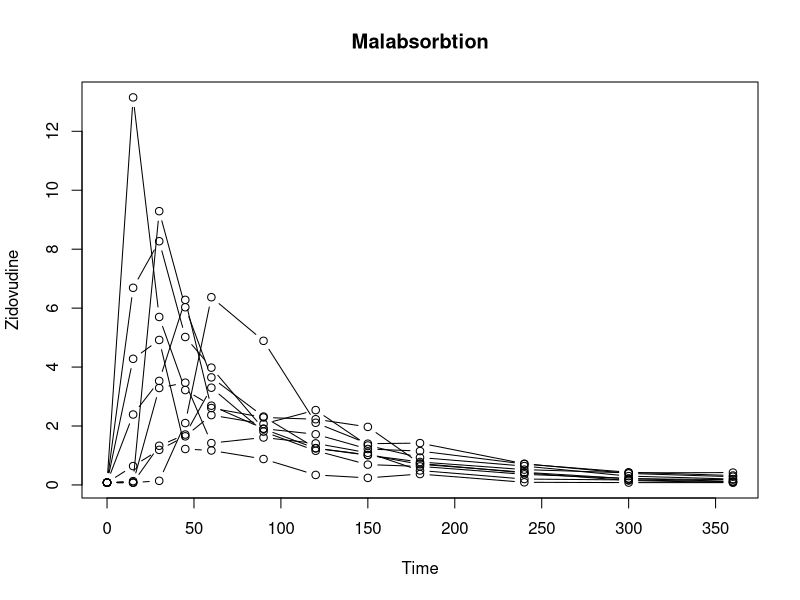
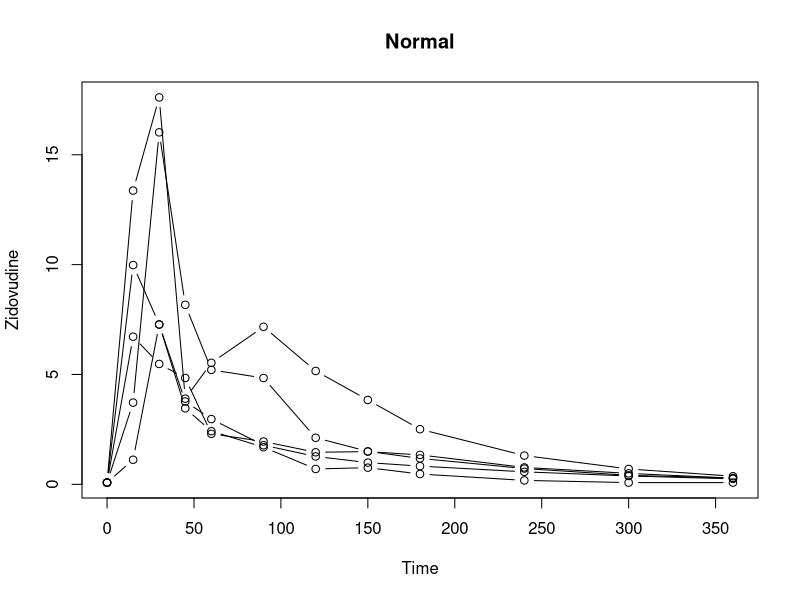
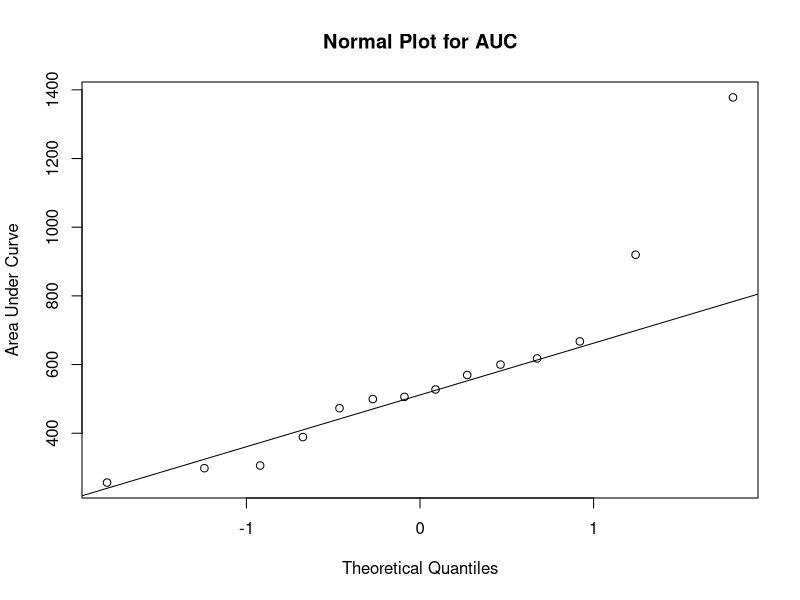

Generate these figures, in order, with R:
# Time series summary: the StatsDirect help example (Bland 2000, blood levels of
# zidovudine after an oral dose in patients with and without malabsorption) in R
# The data are the Group, Time, Zidovudine and Patient columns of the Other
# worksheet of the StatsDirect test workbook.
d <- data.frame(
  Time = c(0, 0, 0, 0, 0, 0, 0, 0, 0, 0, 0, 0, 0, 0, 15, 15, 15, 15, 15, 15, 15,
    15, 15, 15, 15, 15, 15, 15, 30, 30, 30, 30, 30, 30, 30, 30, 30, 30, 30, 30,
    30, 30, 45, 45, 45, 45, 45, 45, 45, 45, 45, 45, 45, 45, 45, 45, 60, 60, 60,
    60, 60, 60, 60, 60, 60, 60, 60, 60, 60, 60, 90, 90, 90, 90, 90, 90, 90, 90,
    90, 90, 90, 90, 90, 90, 120, 120, 120, 120, 120, 120, 120, 120, 120, 120,
    120, 120, 120, 120, 150, 150, 150, 150, 150, 150, 150, 150, 150, 150, 150,
    150, 150, 150, 180, 180, 180, 180, 180, 180, 180, 180, 180, 180, 180, 180,
    180, 180, 240, 240, 240, 240, 240, 240, 240, 240, 240, 240, 240, 240, 240,
    240, 300, 300, 300, 300, 300, 300, 300, 300, 300, 300, 300, 300, 300, 300,
    360, 360, 360, 360, 360, 360, 360, 360, 360, 360, 360, 360, 360, 360),
  Zidovudine = c(0.08, 0.08, 0.08, 0.08, 0.08, 0.08, 0.08, 0.08, 0.08, 0.08,
    0.08, 0.08, 0.08, 0.08, 13.15, 0.08, 0.08, 0.08, 6.69, 4.28, 0.13, 0.64,
    2.39, 3.72, 6.72, 9.98, 1.12, 13.37, 5.7, 0.14, 3.29, 1.33, 8.27, 4.92,
    9.29, 1.19, 3.53, 16.02, 5.48, 7.28, 7.27, 17.61, 3.22, 2.1, 3.47, 1.71,
    5.02, 1.22, 6.03, 1.65, 6.28, 8.17, 4.84, 3.46, 3.77, 3.9, 2.69, 6.37, 1.42,
    3.3, 3.98, 1.17, 3.65, 2.37, 2.61, 5.21, 2.3, 2.42, 2.97, 5.53, 1.91, 4.89,
    1.61, 1.81, 1.9, 0.88, 2.32, 2.07, 2.29, 4.84, 1.95, 1.69, 1.78, 7.17, 1.72,
    2.11, 1.41, 1.16, 1.24, 0.34, 1.25, 2.54, 2.23, 2.12, 1.46, 0.7, 1.27, 5.16,
    1.22, 1.4, 1.09, 0.69, 1.01, 0.24, 1.02, 1.34, 1.97, 1.5, 1.49, 0.76, 0.99,
    3.84, 1.15, 1.42, 0.49, 0.63, 0.78, 0.37, 0.7, 0.93, 0.73, 1.18, 1.34, 0.47,
    0.83, 2.51, 0.71, 0.72, 0.2, 0.36, 0.52, 0.09, 0.43, 0.64, 0.41, 0.72, 0.77,
    0.18, 0.57, 1.31, 0.43, 0.39, 0.17, 0.22, 0.41, 0.08, 0.21, 0.3, 0.15, 0.41,
    0.5, 0.08, 0.38, 0.7, 0.32, 0.28, 0.11, 0.12, 0.42, 0.08, 0.18, 0.2, 0.08,
    0.29, 0.28, 0.08, 0.25, 0.37),
  Patient = c(1, 2, 3, 4, 5, 6, 7, 8, 9, 10, 11, 12, 13, 14, 1, 2, 3, 4, 5, 6,
    7, 8, 9, 10, 11, 12, 13, 14, 1, 2, 3, 4, 5, 6, 7, 8, 9, 10, 11, 12, 13, 14,
    1, 2, 3, 4, 5, 6, 7, 8, 9, 10, 11, 12, 13, 14, 1, 2, 3, 4, 5, 6, 7, 8, 9,
    10, 11, 12, 13, 14, 1, 2, 3, 4, 5, 6, 7, 8, 9, 10, 11, 12, 13, 14, 1, 2, 3,
    4, 5, 6, 7, 8, 9, 10, 11, 12, 13, 14, 1, 2, 3, 4, 5, 6, 7, 8, 9, 10, 11, 12,
    13, 14, 1, 2, 3, 4, 5, 6, 7, 8, 9, 10, 11, 12, 13, 14, 1, 2, 3, 4, 5, 6, 7,
    8, 9, 10, 11, 12, 13, 14, 1, 2, 3, 4, 5, 6, 7, 8, 9, 10, 11, 12, 13, 14, 1,
    2, 3, 4, 5, 6, 7, 8, 9, 10, 11, 12, 13, 14),
  Group = c("Malabsorbtion", "Malabsorbtion", "Malabsorbtion", "Malabsorbtion",
    "Malabsorbtion", "Malabsorbtion", "Malabsorbtion", "Malabsorbtion",
    "Malabsorbtion", "Normal", "Normal", "Normal", "Normal", "Normal",
    "Malabsorbtion", "Malabsorbtion", "Malabsorbtion", "Malabsorbtion",
    "Malabsorbtion", "Malabsorbtion", "Malabsorbtion", "Malabsorbtion",
    "Malabsorbtion", "Normal", "Normal", "Normal", "Normal", "Normal",
    "Malabsorbtion", "Malabsorbtion", "Malabsorbtion", "Malabsorbtion",
    "Malabsorbtion", "Malabsorbtion", "Malabsorbtion", "Malabsorbtion",
    "Malabsorbtion", "Normal", "Normal", "Normal", "Normal", "Normal",
    "Malabsorbtion", "Malabsorbtion", "Malabsorbtion", "Malabsorbtion",
    "Malabsorbtion", "Malabsorbtion", "Malabsorbtion", "Malabsorbtion",
    "Malabsorbtion", "Normal", "Normal", "Normal", "Normal", "Normal",
    "Malabsorbtion", "Malabsorbtion", "Malabsorbtion", "Malabsorbtion",
    "Malabsorbtion", "Malabsorbtion", "Malabsorbtion", "Malabsorbtion",
    "Malabsorbtion", "Normal", "Normal", "Normal", "Normal", "Normal",
    "Malabsorbtion", "Malabsorbtion", "Malabsorbtion", "Malabsorbtion",
    "Malabsorbtion", "Malabsorbtion", "Malabsorbtion", "Malabsorbtion",
    "Malabsorbtion", "Normal", "Normal", "Normal", "Normal", "Normal",
    "Malabsorbtion", "Malabsorbtion", "Malabsorbtion", "Malabsorbtion",
    "Malabsorbtion", "Malabsorbtion", "Malabsorbtion", "Malabsorbtion",
    "Malabsorbtion", "Normal", "Normal", "Normal", "Normal", "Normal",
    "Malabsorbtion", "Malabsorbtion", "Malabsorbtion", "Malabsorbtion",
    "Malabsorbtion", "Malabsorbtion", "Malabsorbtion", "Malabsorbtion",
    "Malabsorbtion", "Normal", "Normal", "Normal", "Normal", "Normal",
    "Malabsorbtion", "Malabsorbtion", "Malabsorbtion", "Malabsorbtion",
    "Malabsorbtion", "Malabsorbtion", "Malabsorbtion", "Malabsorbtion",
    "Malabsorbtion", "Normal", "Normal", "Normal", "Normal", "Normal",
    "Malabsorbtion", "Malabsorbtion", "Malabsorbtion", "Malabsorbtion",
    "Malabsorbtion", "Malabsorbtion", "Malabsorbtion", "Malabsorbtion",
    "Malabsorbtion", "Normal", "Normal", "Normal", "Normal", "Normal",
    "Malabsorbtion", "Malabsorbtion", "Malabsorbtion", "Malabsorbtion",
    "Malabsorbtion", "Malabsorbtion", "Malabsorbtion", "Malabsorbtion",
    "Malabsorbtion", "Normal", "Normal", "Normal", "Normal", "Normal",
    "Malabsorbtion", "Malabsorbtion", "Malabsorbtion", "Malabsorbtion",
    "Malabsorbtion", "Malabsorbtion", "Malabsorbtion", "Malabsorbtion",
    "Malabsorbtion", "Normal", "Normal", "Normal", "Normal", "Normal"))
# 2 decimal places, with halves rounded up as StatsDirect rounds them
two <- function(x) {
  formatC(sign(x) * floor(abs(x) * 100 + 0.5 + 1e-9) / 100, digits = 2, format = "f",
          drop0trailing = TRUE)
}
iqr <- function(x) diff(quantile(x, c(0.25, 0.75), type = 2))

# R has no standard function for this summary, so it is built here. For each
# group and time: the number of observations, mean, SD, SE, median and IQR
# (quartiles by centile type 1, which is type 2 in R).
for (g in unique(d$Group)) {
  cat("Group:", g, "\n")
  s <- d[d$Group == g, ]
  cat("Time  Observations  Mean  SD  SE  Median  IQR\n")
  for (t in sort(unique(s$Time))) {
    y <- s$Zidovudine[s$Time == t]
    cat(t, length(y), two(mean(y)), two(sd(y)), two(sd(y) / sqrt(length(y))),
        two(median(y)), two(iqr(y)), "\n")
  }

  # For each subject: the baseline (the value at time 0), the smallest and
  # largest values, the time of the largest, the slope of a least squares line
  # through the values up to the largest, and the area under the curve by the
  # trapezium rule
  cat("Subject ID  Baseline  Min. observation  Max. observation  Time to max.",
      "Slope to max.  AUC\n")
  auc <- slope <- tmax <- c()
  for (id in sort(unique(s$Patient))) {
    p <- s[s$Patient == id, ]
    p <- p[order(p$Time), ]
    y <- p$Zidovudine
    t <- p$Time
    k <- which.max(y)
    tmax[id] <- t[k]
    slope[id] <- coef(lm(y[1:k] ~ t[1:k]))[2]
    auc[id] <- sum(diff(t) * (y[-1] + y[-length(y)]) / 2)
    cat(id, two(y[1]), two(min(y)), two(max(y)), t[k], two(slope[id]), two(auc[id]),
        "\n")
  }

  # The group's summary of the areas: t and z intervals for the mean, and a
  # bootstrap-t interval. StatsDirect's bootstrap uses its own random numbers, so
  # its limits differ a little from these.
  auc <- auc[!is.na(auc)]
  slope <- slope[!is.na(slope)]
  tmax <- tmax[!is.na(tmax)]
  n <- length(auc)
  se <- sd(auc) / sqrt(n)
  cat("Subjects:", n, "\n")
  cat("Total (mean per time point) observations:", nrow(s),
      paste0("(", nrow(s) / length(unique(s$Time)), ")"), "\n")
  cat("Mean (SD) area under curve (AUC):", two(mean(auc)),
      paste0("(", two(sd(auc)), ")"), "\n")
  cat("SE of mean AUC:", two(se), "\n")
  cat("95% t-interval for mean AUC:", two(mean(auc) - qt(0.975, n - 1) * se), "to",
      two(mean(auc) + qt(0.975, n - 1) * se), "\n")
  set.seed(2944296)
  tstar <- replicate(10000, {
    b <- sample(auc, n, replace = TRUE)
    (mean(b) - mean(auc)) / (sd(b) / sqrt(n))
  })
  cat("95% bootstrap-t interval for mean AUC (10000 iterations):",
      two(mean(auc) + quantile(tstar, 0.025, type = 2) * se), "to",
      two(mean(auc) + quantile(tstar, 0.975, type = 2) * se), "\n")
  cat("95% z-interval for mean AUC:", two(mean(auc) - qnorm(0.975) * se), "to",
      two(mean(auc) + qnorm(0.975) * se), "\n")
  cat("Median (IQR) area under curve:", two(median(auc)),
      paste0("(", two(iqr(auc)), ")"), "\n")
  cat("Median (IQR) time to maximum:", median(tmax), paste0("(", iqr(tmax), ")"), "\n")
  cat("Median (IQR) slope to maximum:", two(median(slope)),
      paste0("(", two(iqr(slope)), ")"), "\n")
  cat("Mean (SD) slope to maximum:", two(mean(slope)), paste0("(", two(sd(slope)), ")"),
      "\n")

  # The group's chart: each subject's values against time
  plot(s$Time, s$Zidovudine, type = "n", main = g, xlab = "Time", ylab = "Zidovudine")
  for (id in unique(s$Patient)) {
    p <- s[s$Patient == id, ]
    lines(p$Time[order(p$Time)], p$Zidovudine[order(p$Time)], type = "b")
  }
  assign(paste0("auc_", g), auc)
}

# The areas of the two groups compared with Welch's t test (R's default), which
# is what StatsDirect reports, followed in the report by its bootstrap version
r <- t.test(auc_Malabsorbtion, auc_Normal)
cat("Group comparison: Malabsorbtion vs. Normal\n")
cat("Welch t (SE of difference):", two(r$statistic), paste0("(", two(r$stderr), ")"),
    "\n")
cat("DF (Satterthwaite):", two(r$parameter), "\n")
cat("Two sided P =", formatC(r$p.value, digits = 4, format = "f"), "\n")
cat("AUC difference (95% CI):", two(diff(rev(r$estimate))),
    paste0("(", two(r$conf.int[1]), " to ", two(r$conf.int[2]), ")"), "\n")

# The normal plot of the areas that ends the report (all subjects)
qqnorm(c(auc_Malabsorbtion, auc_Normal), main = "Normal Plot for AUC",
       ylab = "Area Under Curve")
qqline(c(auc_Malabsorbtion, auc_Normal))
